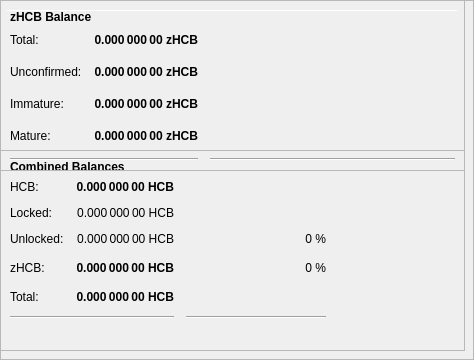
        <widget class="QFrame" name="frameObfuscation">
         <property name="minimumSize">
          <size>
           <width>0</width>
           <height>350</height>
          </size>
         </property>
         <property name="layoutDirection">
          <enum>Qt::LeftToRight</enum>
         </property>
         <property name="frameShape">
          <enum>QFrame::StyledPanel</enum>
         </property>
         <property name="frameShadow">
          <enum>QFrame::Raised</enum>
         </property>
         <widget class="QPushButton" name="runAutoDenom">
          <property name="geometry">
           <rect>
            <x>251</x>
            <y>17</y>
            <width>1</width>
            <height>1</height>
           </rect>
          </property>
          <property name="palette">
           <palette>
            <active>
             <colorrole role="WindowText">
              <brush brushstyle="SolidPattern">
               <color alpha="255">
                <red>0</red>
                <green>0</green>
                <blue>0</blue>
               </color>
              </brush>
             </colorrole>
             <colorrole role="Button">
              <brush brushstyle="SolidPattern">
               <color alpha="255">
                <red>239</red>
                <green>238</green>
                <blue>238</blue>
               </color>
              </brush>
             </colorrole>
             <colorrole role="Light">
              <brush brushstyle="SolidPattern">
               <color alpha="255">
                <red>255</red>
                <green>255</green>
                <blue>255</blue>
               </color>
              </brush>
             </colorrole>
             <colorrole role="Midlight">
              <brush brushstyle="SolidPattern">
               <color alpha="255">
                <red>247</red>
                <green>246</green>
                <blue>246</blue>
               </color>
              </brush>
             </colorrole>
             <colorrole role="Dark">
              <brush brushstyle="SolidPattern">
               <color alpha="255">
                <red>119</red>
                <green>119</green>
                <blue>119</blue>
               </color>
              </brush>
             </colorrole>
             <colorrole role="Mid">
              <brush brushstyle="SolidPattern">
               <color alpha="255">
                <red>159</red>
                <green>159</green>
                <blue>159</blue>
               </color>
              </brush>
             </colorrole>
             <colorrole role="Text">
              <brush brushstyle="SolidPattern">
               <color alpha="255">
                <red>0</red>
                <green>0</green>
                <blue>0</blue>
               </color>
              </brush>
             </colorrole>
             <colorrole role="BrightText">
              <brush brushstyle="SolidPattern">
               <color alpha="255">
                <red>255</red>
                <green>255</green>
                <blue>255</blue>
               </color>
              </brush>
             </colorrole>
             <colorrole role="ButtonText">
              <brush brushstyle="SolidPattern">
               <color alpha="255">
                <red>0</red>
                <green>0</green>
                <blue>0</blue>
               </color>
              </brush>
             </colorrole>
             <colorrole role="Base">
              <brush brushstyle="SolidPattern">
               <color alpha="255">
                <red>255</red>
                <green>255</green>
                <blue>255</blue>
               </color>
              </brush>
             </colorrole>
             <colorrole role="Window">
              <brush brushstyle="SolidPattern">
               <color alpha="255">
                <red>239</red>
                <green>238</green>
                <blue>238</blue>
               </color>
              </brush>
             </colorrole>
             <colorrole role="Shadow">
              <brush brushstyle="SolidPattern">
               <color alpha="255">
                <red>0</red>
                <green>0</green>
                <blue>0</blue>
               </color>
              </brush>
             </colorrole>
             <colorrole role="AlternateBase">
              <brush brushstyle="SolidPattern">
               <color alpha="255">
                <red>247</red>
                <green>246</green>
                <blue>246</blue>
               </color>
              </brush>
             </colorrole>
             <colorrole role="ToolTipBase">
              <brush brushstyle="SolidPattern">
               <color alpha="255">
                <red>255</red>
                <green>255</green>
                <blue>220</blue>
               </color>
              </brush>
             </colorrole>
             <colorrole role="ToolTipText">
              <brush brushstyle="SolidPattern">
               <color alpha="255">
                <red>0</red>
                <green>0</green>
                <blue>0</blue>
               </color>
              </brush>
             </colorrole>
            </active>
            <inactive>
             <colorrole role="WindowText">
              <brush brushstyle="SolidPattern">
               <color alpha="255">
                <red>0</red>
                <green>0</green>
                <blue>0</blue>
               </color>
              </brush>
             </colorrole>
             <colorrole role="Button">
              <brush brushstyle="SolidPattern">
               <color alpha="255">
                <red>239</red>
                <green>238</green>
                <blue>238</blue>
               </color>
              </brush>
             </colorrole>
             <colorrole role="Light">
              <brush brushstyle="SolidPattern">
               <color alpha="255">
                <red>255</red>
                <green>255</green>
                <blue>255</blue>
               </color>
              </brush>
             </colorrole>
             <colorrole role="Midlight">
              <brush brushstyle="SolidPattern">
               <color alpha="255">
                <red>247</red>
                <green>246</green>
                <blue>246</blue>
               </color>
              </brush>
             </colorrole>
             <colorrole role="Dark">
              <brush brushstyle="SolidPattern">
               <color alpha="255">
                <red>119</red>
                <green>119</green>
                <blue>119</blue>
               </color>
              </brush>
             </colorrole>
             <colorrole role="Mid">
              <brush brushstyle="SolidPattern">
               <color alpha="255">
                <red>159</red>
                <green>159</green>
                <blue>159</blue>
               </color>
              </brush>
             </colorrole>
             <colorrole role="Text">
              <brush brushstyle="SolidPattern">
               <color alpha="255">
                <red>0</red>
                <green>0</green>
                <blue>0</blue>
               </color>
              </brush>
             </colorrole>
             <colorrole role="BrightText">
              <brush brushstyle="SolidPattern">
               <color alpha="255">
                <red>255</red>
                <green>255</green>
                <blue>255</blue>
               </color>
              </brush>
             </colorrole>
             <colorrole role="ButtonText">
              <brush brushstyle="SolidPattern">
               <color alpha="255">
                <red>0</red>
                <green>0</green>
                <blue>0</blue>
               </color>
              </brush>
             </colorrole>
             <colorrole role="Base">
              <brush brushstyle="SolidPattern">
               <color alpha="255">
                <red>255</red>
                <green>255</green>
                <blue>255</blue>
               </color>
              </brush>
             </colorrole>
             <colorrole role="Window">
              <brush brushstyle="SolidPattern">
               <color alpha="255">
                <red>239</red>
                <green>238</green>
                <blue>238</blue>
               </color>
              </brush>
             </colorrole>
             <colorrole role="Shadow">
              <brush brushstyle="SolidPattern">
               <color alpha="255">
                <red>0</red>
                <green>0</green>
                <blue>0</blue>
               </color>
              </brush>
             </colorrole>
             <colorrole role="AlternateBase">
              <brush brushstyle="SolidPattern">
               <color alpha="255">
                <red>247</red>
                <green>246</green>
                <blue>246</blue>
               </color>
              </brush>
             </colorrole>
             <colorrole role="ToolTipBase">
              <brush brushstyle="SolidPattern">
               <color alpha="255">
                <red>255</red>
                <green>255</green>
                <blue>220</blue>
               </color>
              </brush>
             </colorrole>
             <colorrole role="ToolTipText">
              <brush brushstyle="SolidPattern">
               <color alpha="255">
                <red>0</red>
                <green>0</green>
                <blue>0</blue>
               </color>
              </brush>
             </colorrole>
            </inactive>
            <disabled>
             <colorrole role="WindowText">
              <brush brushstyle="SolidPattern">
               <color alpha="255">
                <red>119</red>
                <green>119</green>
                <blue>119</blue>
               </color>
              </brush>
             </colorrole>
             <colorrole role="Button">
              <brush brushstyle="SolidPattern">
               <color alpha="255">
                <red>239</red>
                <green>238</green>
                <blue>238</blue>
               </color>
              </brush>
             </colorrole>
             <colorrole role="Light">
              <brush brushstyle="SolidPattern">
               <color alpha="255">
                <red>255</red>
                <green>255</green>
                <blue>255</blue>
               </color>
              </brush>
             </colorrole>
             <colorrole role="Midlight">
              <brush brushstyle="SolidPattern">
               <color alpha="255">
                <red>247</red>
                <green>246</green>
                <blue>246</blue>
               </color>
              </brush>
             </colorrole>
             <colorrole role="Dark">
              <brush brushstyle="SolidPattern">
               <color alpha="255">
                <red>119</red>
                <green>119</green>
                <blue>119</blue>
               </color>
              </brush>
             </colorrole>
             <colorrole role="Mid">
              <brush brushstyle="SolidPattern">
               <color alpha="255">
                <red>159</red>
                <green>159</green>
                <blue>159</blue>
               </color>
              </brush>
             </colorrole>
             <colorrole role="Text">
              <brush brushstyle="SolidPattern">
               <color alpha="255">
                <red>119</red>
                <green>119</green>
                <blue>119</blue>
               </color>
              </brush>
             </colorrole>
             <colorrole role="BrightText">
              <brush brushstyle="SolidPattern">
               <color alpha="255">
                <red>255</red>
                <green>255</green>
                <blue>255</blue>
               </color>
              </brush>
             </colorrole>
             <colorrole role="ButtonText">
              <brush brushstyle="SolidPattern">
               <color alpha="255">
                <red>119</red>
                <green>119</green>
                <blue>119</blue>
               </color>
              </brush>
             </colorrole>
             <colorrole role="Base">
              <brush brushstyle="SolidPattern">
               <color alpha="255">
                <red>239</red>
                <green>238</green>
                <blue>238</blue>
               </color>
              </brush>
             </colorrole>
             <colorrole role="Window">
              <brush brushstyle="SolidPattern">
               <color alpha="255">
                <red>239</red>
                <green>238</green>
                <blue>238</blue>
               </color>
              </brush>
             </colorrole>
             <colorrole role="Shadow">
              <brush brushstyle="SolidPattern">
               <color alpha="255">
                <red>0</red>
                <green>0</green>
                <blue>0</blue>
               </color>
              </brush>
             </colorrole>
             <colorrole role="AlternateBase">
              <brush brushstyle="SolidPattern">
               <color alpha="255">
                <red>239</red>
                <green>238</green>
                <blue>238</blue>
               </color>
              </brush>
             </colorrole>
             <colorrole role="ToolTipBase">
              <brush brushstyle="SolidPattern">
               <color alpha="255">
                <red>255</red>
                <green>255</green>
                <blue>220</blue>
               </color>
              </brush>
             </colorrole>
             <colorrole role="ToolTipText">
              <brush brushstyle="SolidPattern">
               <color alpha="255">
                <red>0</red>
                <green>0</green>
                <blue>0</blue>
               </color>
              </brush>
             </colorrole>
            </disabled>
           </palette>
          </property>
          <property name="focusPolicy">
           <enum>Qt::NoFocus</enum>
          </property>
          <property name="autoFillBackground">
           <bool>true</bool>
          </property>
          <property name="text">
           <string/>
          </property>
          <property name="flat">
           <bool>true</bool>
          </property>
         </widget>
         <widget class="Line" name="line">
          <property name="geometry">
           <rect>
            <x>7</x>
            <y>10</y>
            <width>451</width>
            <height>1</height>
           </rect>
          </property>
          <property name="orientation">
           <enum>Qt::Horizontal</enum>
          </property>
         </widget>
         <widget class="QFrame" name="frame_3">
          <property name="geometry">
           <rect>
            <x>0</x>
            <y>150</y>
            <width>465</width>
            <height>201</height>
           </rect>
          </property>
          <property name="frameShape">
           <enum>QFrame::StyledPanel</enum>
          </property>
          <property name="frameShadow">
           <enum>QFrame::Raised</enum>
          </property>
          <layout class="QVBoxLayout" name="verticalLayout_5">
           <item>
            <layout class="QHBoxLayout" name="horizontalLayout_5" stretch="0">
             <item>
              <widget class="QLabel" name="label_5z">
               <property name="maximumSize">
                <size>
                 <width>16777215</width>
                 <height>20</height>
                </size>
               </property>
               <property name="font">
                <font>
                 <weight>75</weight>
                 <bold>true</bold>
                </font>
               </property>
               <property name="toolTip">
                <string>Combined Balances (including unconfirmed and immature coins)</string>
               </property>
               <property name="text">
                <string>&lt;html&gt;&lt;head/&gt;&lt;body&gt;&lt;p&gt;Combined Balances&lt;/p&gt;&lt;/body&gt;&lt;/html&gt;</string>
               </property>
              </widget>
             </item>
            </layout>
           </item>
           <item>
            <layout class="QGridLayout" name="gridLayout_3">
             <property name="spacing">
              <number>12</number>
             </property>
             <item row="7" column="0" colspan="2">
              <widget class="Line" name="lineSpendableBalance_3">
               <property name="orientation">
                <enum>Qt::Horizontal</enum>
               </property>
              </widget>
             </item>
             <item row="7" column="2">
              <widget class="Line" name="lineWatchBalance_3">
               <property name="sizePolicy">
                <sizepolicy hsizetype="Preferred" vsizetype="Fixed">
                 <horstretch>0</horstretch>
                 <verstretch>0</verstretch>
                </sizepolicy>
               </property>
               <property name="minimumSize">
                <size>
                 <width>140</width>
                 <height>0</height>
                </size>
               </property>
               <property name="orientation">
                <enum>Qt::Horizontal</enum>
               </property>
              </widget>
             </item>
             <item row="4" column="1">
              <widget class="QLabel" name="labelzBalancez">
               <property name="font">
                <font>
                 <weight>75</weight>
                 <bold>true</bold>
                </font>
               </property>
               <property name="cursor">
                <cursorShape>IBeamCursor</cursorShape>
               </property>
               <property name="toolTip">
                <string>Total of transactions that have yet to be confirmed, and do not yet count toward the spendable balance</string>
               </property>
               <property name="text">
                <string notr="true">0.000 000 00 HCB</string>
               </property>
               <property name="alignment">
                <set>Qt::AlignRight|Qt::AlignTrailing|Qt::AlignVCenter</set>
               </property>
               <property name="textInteractionFlags">
                <set>Qt::LinksAccessibleByMouse|Qt::TextSelectableByKeyboard|Qt::TextSelectableByMouse</set>
               </property>
              </widget>
             </item>
             <item row="6" column="1">
              <widget class="QLabel" name="labelTotalz">
               <property name="font">
                <font>
                 <weight>75</weight>
                 <bold>true</bold>
                </font>
               </property>
               <property name="cursor">
                <cursorShape>IBeamCursor</cursorShape>
               </property>
               <property name="toolTip">
                <string>Total Balance, including unconfirmed and immature coins.</string>
               </property>
               <property name="text">
                <string notr="true">0.000 000 00 HCB</string>
               </property>
               <property name="alignment">
                <set>Qt::AlignRight|Qt::AlignTrailing|Qt::AlignVCenter</set>
               </property>
               <property name="textInteractionFlags">
                <set>Qt::LinksAccessibleByMouse|Qt::TextSelectableByKeyboard|Qt::TextSelectableByMouse</set>
               </property>
              </widget>
             </item>
             <item row="4" column="3">
              <spacer name="horizontalSpacer_6">
               <property name="orientation">
                <enum>Qt::Horizontal</enum>
               </property>
               <property name="sizeHint" stdset="0">
                <size>
                 <width>40</width>
                 <height>20</height>
                </size>
               </property>
              </spacer>
             </item>
             <item row="6" column="0">
              <widget class="QLabel" name="labelTotalTextz">
               <property name="text">
                <string>Total:</string>
               </property>
              </widget>
             </item>
             <item row="1" column="0">
              <widget class="QLabel" name="labelBalanceTextz">
               <property name="text">
                <string>HCB:</string>
               </property>
              </widget>
             </item>
             <item row="1" column="1">
              <widget class="QLabel" name="labelBalancez">
               <property name="font">
                <font>
                 <weight>75</weight>
                 <bold>true</bold>
                </font>
               </property>
               <property name="cursor">
                <cursorShape>IBeamCursor</cursorShape>
               </property>
               <property name="toolTip">
                <string>Your current spendable balance</string>
               </property>
               <property name="text">
                <string notr="true">0.000 000 00 HCB</string>
               </property>
               <property name="alignment">
                <set>Qt::AlignRight|Qt::AlignTrailing|Qt::AlignVCenter</set>
               </property>
               <property name="textInteractionFlags">
                <set>Qt::LinksAccessibleByMouse|Qt::TextSelectableByKeyboard|Qt::TextSelectableByMouse</set>
               </property>
              </widget>
             </item>
             <item row="4" column="0">
              <widget class="QLabel" name="labelzBalanceTextz">
               <property name="toolTip">
                <string/>
               </property>
               <property name="text">
                <string>zHCB:</string>
               </property>
              </widget>
             </item>
             <item row="4" column="2">
              <widget class="QLabel" name="labelzHCBPercent">
               <property name="toolTip">
                <string>Current percentage of zHCB.
If AutoMint is enabled this percentage will settle around the configured AutoMint percentage (default = 10%)</string>
               </property>
               <property name="text">
                <string>0 %</string>
               </property>
               <property name="alignment">
                <set>Qt::AlignRight|Qt::AlignTrailing|Qt::AlignVCenter</set>
               </property>
              </widget>
             </item>
             <item row="6" column="2">
              <widget class="QLabel" name="label100Percent">
               <property name="text">
                <string/>
               </property>
               <property name="alignment">
                <set>Qt::AlignRight|Qt::AlignTrailing|Qt::AlignVCenter</set>
               </property>
              </widget>
             </item>
             <item row="2" column="1">
              <widget class="QLabel" name="labelLockedBalance">
               <property name="toolTip">
                <string>Locked HCB or Masternode collaterals. These are excluded from zHCB minting.</string>
               </property>
               <property name="text">
                <string>0.000 000 00 HCB</string>
               </property>
               <property name="alignment">
                <set>Qt::AlignRight|Qt::AlignTrailing|Qt::AlignVCenter</set>
               </property>
              </widget>
             </item>
             <item row="2" column="0">
              <widget class="QLabel" name="labelLockedBalanceText">
               <property name="toolTip">
                <string>Locked HCB or Masternode collaterals. These are excluded from zHCB minting.</string>
               </property>
               <property name="text">
                <string>Locked:</string>
               </property>
              </widget>
             </item>
             <item row="3" column="0">
              <widget class="QLabel" name="labelUnLockedBalanceText">
               <property name="toolTip">
                <string>Unlocked RUPs. These can be used for zHCB minting.</string>
               </property>
               <property name="text">
                <string>Unlocked:</string>
               </property>
              </widget>
             </item>
             <item row="3" column="1">
              <widget class="QLabel" name="labelUnLockedBalance">
               <property name="toolTip">
                <string>Unlocked RUPs. These can be used for zHCB minting.</string>
               </property>
               <property name="text">
                <string>0.000 000 00 HCB</string>
               </property>
               <property name="alignment">
                <set>Qt::AlignRight|Qt::AlignTrailing|Qt::AlignVCenter</set>
               </property>
              </widget>
             </item>
             <item row="3" column="2">
              <widget class="QLabel" name="labelRUPPercent">
               <property name="text">
                <string>0 %</string>
               </property>
               <property name="alignment">
                <set>Qt::AlignRight|Qt::AlignTrailing|Qt::AlignVCenter</set>
               </property>
              </widget>
             </item>
            </layout>
           </item>
           <item>
            <spacer name="verticalSpacer">
             <property name="orientation">
              <enum>Qt::Vertical</enum>
             </property>
             <property name="sizeHint" stdset="0">
              <size>
               <width>20</width>
               <height>40</height>
              </size>
             </property>
            </spacer>
           </item>
          </layout>
         </widget>
         <widget class="QFrame" name="frame_4">
          <property name="geometry">
           <rect>
            <x>0</x>
            <y>0</y>
            <width>465</width>
            <height>171</height>
           </rect>
          </property>
          <property name="frameShape">
           <enum>QFrame::StyledPanel</enum>
          </property>
          <property name="frameShadow">
           <enum>QFrame::Raised</enum>
          </property>
          <layout class="QVBoxLayout" name="verticalLayout_7">
           <item>
            <layout class="QHBoxLayout" name="horizontalLayout_8" stretch="0">
             <item>
              <widget class="QLabel" name="label_5z_3">
               <property name="maximumSize">
                <size>
                 <width>16777215</width>
                 <height>20</height>
                </size>
               </property>
               <property name="font">
                <font>
                 <weight>75</weight>
                 <bold>true</bold>
                </font>
               </property>
               <property name="text">
                <string>zHCB Balance</string>
               </property>
              </widget>
             </item>
            </layout>
           </item>
           <item>
            <layout class="QGridLayout" name="gridLayout_5">
             <property name="spacing">
              <number>12</number>
             </property>
             <item row="4" column="0">
              <widget class="QLabel" name="labelzBalanceMatureText">
               <property name="toolTip">
                <string>Mature: more than 20 confirmation and more than 1 mints of the same denomination after it was minted.
These zHCB are spendable.</string>
               </property>
               <property name="text">
                <string>Mature:</string>
               </property>
              </widget>
             </item>
             <item row="5" column="0" colspan="2">
              <widget class="Line" name="lineSpendableBalance_5">
               <property name="orientation">
                <enum>Qt::Horizontal</enum>
               </property>
              </widget>
             </item>
             <item row="1" column="1">
              <widget class="QLabel" name="labelzBalance">
               <property name="font">
                <font>
                 <weight>75</weight>
                 <bold>true</bold>
                </font>
               </property>
               <property name="cursor">
                <cursorShape>IBeamCursor</cursorShape>
               </property>
               <property name="toolTip">
                <string>All available zHCB, unconfirmed and immature zHCB included.</string>
               </property>
               <property name="text">
                <string notr="true">0.000 000 00 zHCB</string>
               </property>
               <property name="alignment">
                <set>Qt::AlignRight|Qt::AlignTrailing|Qt::AlignVCenter</set>
               </property>
               <property name="textInteractionFlags">
                <set>Qt::LinksAccessibleByMouse|Qt::TextSelectableByKeyboard|Qt::TextSelectableByMouse</set>
               </property>
              </widget>
             </item>
             <item row="5" column="2">
              <widget class="Line" name="lineWatchBalance_5">
               <property name="sizePolicy">
                <sizepolicy hsizetype="Preferred" vsizetype="Fixed">
                 <horstretch>0</horstretch>
                 <verstretch>0</verstretch>
                </sizepolicy>
               </property>
               <property name="minimumSize">
                <size>
                 <width>140</width>
                 <height>0</height>
                </size>
               </property>
               <property name="orientation">
                <enum>Qt::Horizontal</enum>
               </property>
              </widget>
             </item>
             <item row="1" column="0">
              <widget class="QLabel" name="labelzBalanceText">
               <property name="toolTip">
                <string>All available zHCB, unconfirmed and immature zHCB included.</string>
               </property>
               <property name="text">
                <string>Total:</string>
               </property>
              </widget>
             </item>
             <item row="1" column="2">
              <spacer name="horizontalSpacer_8">
               <property name="orientation">
                <enum>Qt::Horizontal</enum>
               </property>
               <property name="sizeHint" stdset="0">
                <size>
                 <width>40</width>
                 <height>20</height>
                </size>
               </property>
              </spacer>
             </item>
             <item row="4" column="2">
              <spacer name="horizontalSpacer_4">
               <property name="orientation">
                <enum>Qt::Horizontal</enum>
               </property>
               <property name="sizeHint" stdset="0">
                <size>
                 <width>40</width>
                 <height>20</height>
                </size>
               </property>
              </spacer>
             </item>
             <item row="4" column="1">
              <widget class="QLabel" name="labelzBalanceMature">
               <property name="font">
                <font>
                 <weight>75</weight>
                 <bold>true</bold>
                </font>
               </property>
               <property name="toolTip">
                <string>Mature: more than 20 confirmation and more than 1 mints of the same denomination after it was minted.
These zHCB are spendable.</string>
               </property>
               <property name="text">
                <string>0.000 000 00 zHCB</string>
               </property>
               <property name="alignment">
                <set>Qt::AlignRight|Qt::AlignTrailing|Qt::AlignVCenter</set>
               </property>
              </widget>
             </item>
             <item row="2" column="0">
              <widget class="QLabel" name="labelzBalanceUnconfirmedText">
               <property name="toolTip">
                <string>Unconfirmed: less than 20 confirmations
Immature: confirmed, but less than 1 mints of the same denomination after it was minted</string>
               </property>
               <property name="text">
                <string>Unconfirmed:</string>
               </property>
              </widget>
             </item>
             <item row="2" column="1">
              <widget class="QLabel" name="labelzBalanceUnconfirmed">
               <property name="font">
                <font>
                 <weight>75</weight>
                 <bold>true</bold>
                </font>
               </property>
               <property name="toolTip">
                <string>Unconfirmed: less than 20 confirmations
Immature: confirmed, but less than 1 mints of the same denomination after it was minted</string>
               </property>
               <property name="text">
                <string>0.000 000 00 zHCB</string>
               </property>
               <property name="alignment">
                <set>Qt::AlignRight|Qt::AlignTrailing|Qt::AlignVCenter</set>
               </property>
              </widget>
             </item>
             <item row="2" column="2">
              <spacer name="horizontalSpacer_5">
               <property name="orientation">
                <enum>Qt::Horizontal</enum>
               </property>
               <property name="sizeHint" stdset="0">
                <size>
                 <width>40</width>
                 <height>20</height>
                </size>
               </property>
              </spacer>
             </item>
             <item row="3" column="0">
              <widget class="QLabel" name="labelzBalanceImmatureText">
               <property name="toolTip">
                <string>Unconfirmed: less than 20 confirmations
Immature: confirmed, but less than 1 mints of the same denomination after it was minted</string>
               </property>
               <property name="text">
                <string>Immature:</string>
               </property>
              </widget>
             </item>
             <item row="3" column="1">
              <widget class="QLabel" name="labelzBalanceImmature">
               <property name="font">
                <font>
                 <weight>75</weight>
                 <bold>true</bold>
                </font>
               </property>
               <property name="toolTip">
                <string>Unconfirmed: less than 20 confirmations
Immature: confirmed, but less than 1 mints of the same denomination after it was minted</string>
               </property>
               <property name="text">
                <string>0.000 000 00 zHCB</string>
               </property>
               <property name="alignment">
                <set>Qt::AlignRight|Qt::AlignTrailing|Qt::AlignVCenter</set>
               </property>
              </widget>
             </item>
             <item row="3" column="2">
              <spacer name="horizontalSpacer_7">
               <property name="orientation">
                <enum>Qt::Horizontal</enum>
               </property>
               <property name="sizeHint" stdset="0">
                <size>
                 <width>40</width>
                 <height>20</height>
                </size>
               </property>
              </spacer>
             </item>
            </layout>
           </item>
          </layout>
         </widget>
        </widget>
